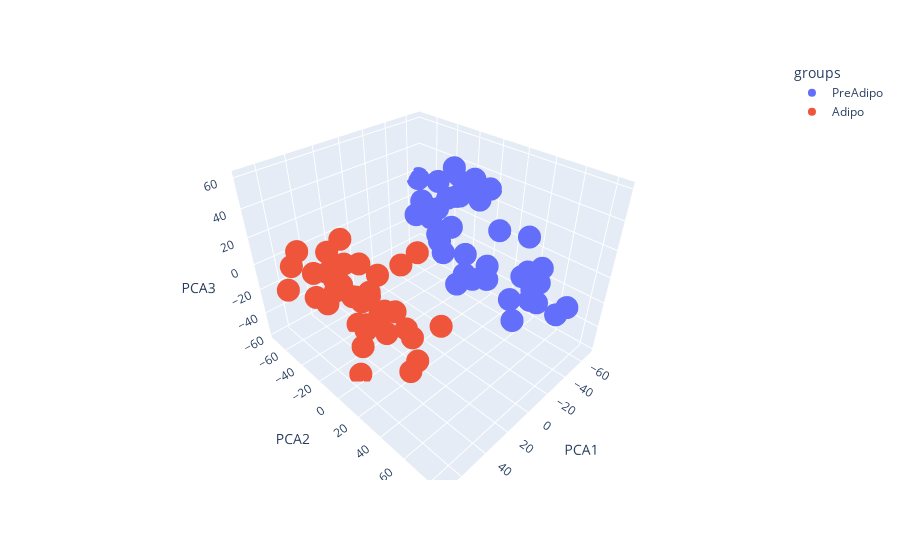

Here is the notebook cell this chart was saved with:
### Markdown cell above
h)

### Code cell
X = transcriptomics_transf.T.to_numpy(dtype=float)
pca = PCA(n_components=3)
pca_output_log = pca.fit_transform(X)
pca_output_log_df = pd.DataFrame(pca_output_log, columns=['PCA1', 'PCA2', 'PCA3'])
pca_output_log_df["groups"] =dict_sample.values()

fig = px.scatter_3d(pca_output_log_df, x='PCA1', y='PCA2', z='PCA3', color="groups")
fig.show()

### Figure 1 — Plotly figure (JSON) as saved in the notebook; plotly's stock layout.template omitted (floating-point values rounded to 4 significant figures)
{"data": [{"hovertemplate": "groups=PreAdipo<br>PCA1=%{x}<br>PCA2=%{y}<br>PCA3=%{z}<extra></extra>", "legendgroup": "PreAdipo", "marker": {"color": "#636efa", "symbol": "circle"}, "mode": "markers", "name": "PreAdipo", "scene": "scene", "showlegend": true, "type": "scatter3d", "x": [-42.83, -46.52, -63.71, -57.73, -49.4, -46.01, -37.49, -62.77, -55.12, -33.8, -37.04, -52.2, -37.75, -52.29, -68.84, -57.39, -45.85, -32.65, -53.6, -62.97, -44.64, -55.14, -64.0, -48.41, -47.62, -54.91, -66.13, -34.15, -54.24, -31.14, -36.39, -25.5, -41.47, -68.5, -37.13, -37.03, -46.11, -47.04, -55.69, -54.33], "y": [58.87, -5.596, -33.93, -67.49, -52.32, -19.15, 41.62, -0.2629, -41.72, 77.8, 29.1, -5.37, 61.54, -14.66, -33.79, -25.12, 56.65, 84.39, -39.67, -27.33, 52.04, -2.418, -49.88, 45.89, -13.52, -38.97, -73.26, 58.6, 39.97, 60.93, 10.44, 12.14, -22.2, -4.35, 45.8, 49.04, -39.64, 14.08, -32.25, 9.157], "z": [7.232, -14.53, 37.0, -11.23, 9.452, 2.219, -23.68, 32.71, 4.924, -12.83, 23.56, 41.55, -15.23, 29.26, 29.59, 20.03, -6.607, -2.709, -15.54, 17.52, -1.2, 26.34, 21.1, -4.861, -45.63, -21.85, 14.94, -12.86, 16.26, -1.836, -22.88, -12.12, -18.48, 29.06, -38.96, -1.014, 1.709, -15.28, 16.79, -33.0]}, {"hovertemplate": "groups=Adipo<br>PCA1=%{x}<br>PCA2=%{y}<br>PCA3=%{z}<extra></extra>", "legendgroup": "Adipo", "marker": {"color": "#EF553B", "symbol": "circle"}, "mode": "markers", "name": "Adipo", "scene": "scene", "showlegend": true, "type": "scatter3d", "x": [57.59, 62.47, 51.33, 46.82, 46.83, 34.37, 51.97, 61.29, 67.56, 61.6, 29.62, 42.86, 38.32, 59.14, 66.0, 63.52, 25.17, 68.22, 50.72, 32.39, 34.09, 26.88, 20.4, 38.83, 67.61, 29.71, 69.9, 48.39, 35.71, 62.47, 31.92, 35.72, 64.16, 55.23, 64.14, 53.78, 69.01, 61.58, 30.88, 27.24], "y": [-24.5, 4.259, 48.61, 36.82, 34.23, 48.29, -22.46, -29.19, -32.65, -29.96, -44.71, 5.063, 33.65, -11.81, 53.78, -4.613, -42.2, 22.95, 22.07, -15.96, -32.1, 17.09, -6.047, -50.77, -52.21, -5.109, 29.41, -21.23, -19.25, 17.92, -6.816, -11.37, 34.66, -17.46, 15.37, -3.433, 1.025, -54.19, -23.49, -28.86], "z": [-10.68, 50.03, 57.46, -31.54, -0.5822, 2.333, 9.462, 11.54, 28.04, -6.553, -4.818, -17.99, -31.35, 6.576, 60.39, 28.15, -58.06, -6.874, -9.273, -13.91, -22.47, -31.39, -28.06, -10.25, -9.854, -21.39, 10.17, 0.4835, 10.63, 17.87, 6.703, -6.599, 21.17, 10.18, 20.41, -58.76, 43.88, 4.284, -43.38, -24.86]}], "layout": {"legend": {"title": {"text": "groups"}, "tracegroupgap": 0}, "margin": {"t": 60}, "scene": {"domain": {"x": [0, 1], "y": [0, 1]}, "xaxis": {"title": {"text": "PCA1"}}, "yaxis": {"title": {"text": "PCA2"}}, "zaxis": {"title": {"text": "PCA3"}}}}}
